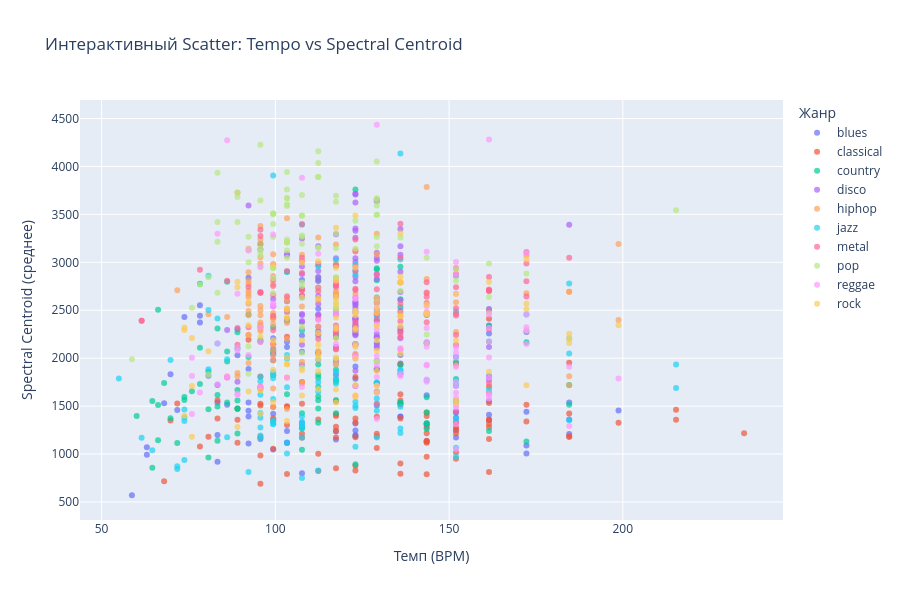

Notebook cell for this chart:
### Markdown cell above
### 6.1. Интерактивный scatter plot

### Code cell
fig = px.scatter(
    df, x='tempo', y='spectral_centroid_mean',
    color='label',
    hover_data=['rms_mean', 'mfcc1_mean', 'filename'],
    title='Интерактивный Scatter: Tempo vs Spectral Centroid',
    labels={
        'tempo': 'Темп (BPM)',
        'spectral_centroid_mean': 'Spectral Centroid (среднее)',
        'label': 'Жанр'
    },
    opacity=0.7
)
fig.update_layout(width=900, height=600)
fig.show()
